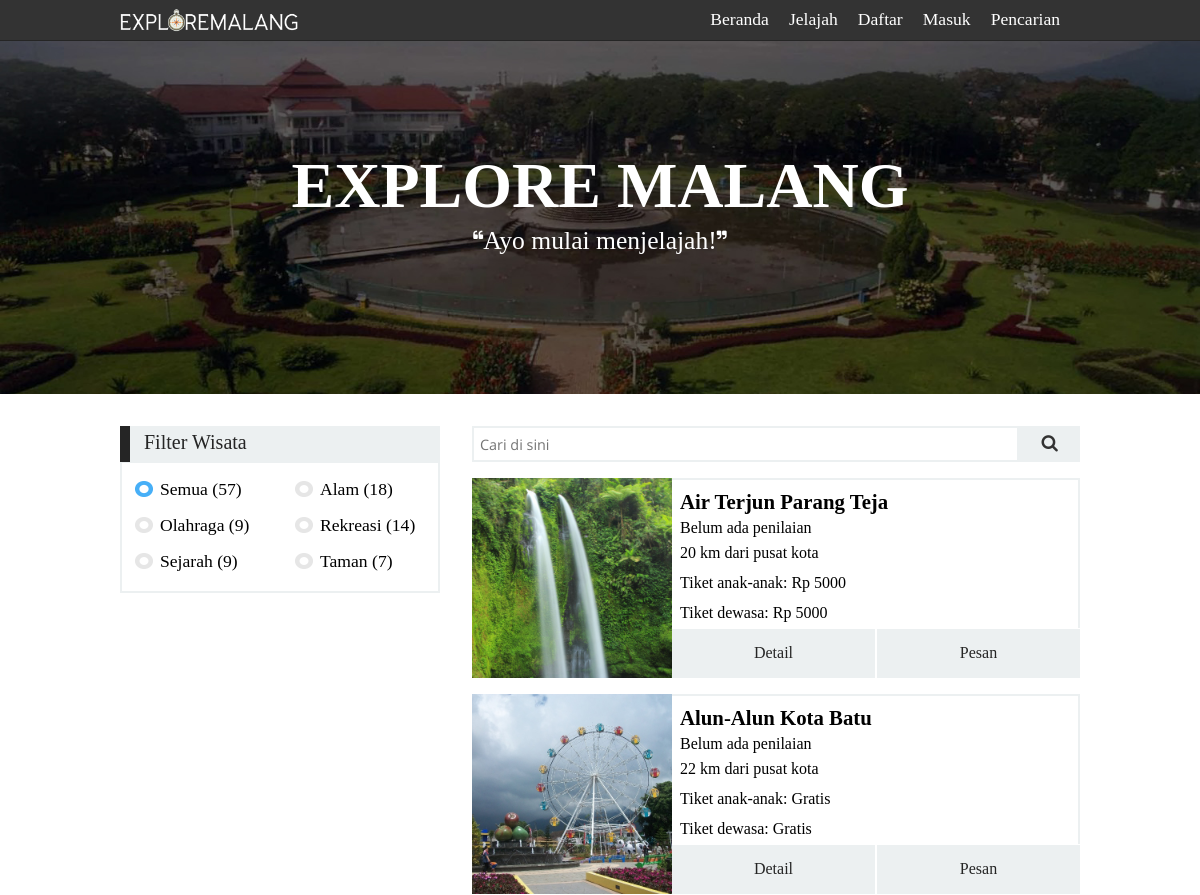
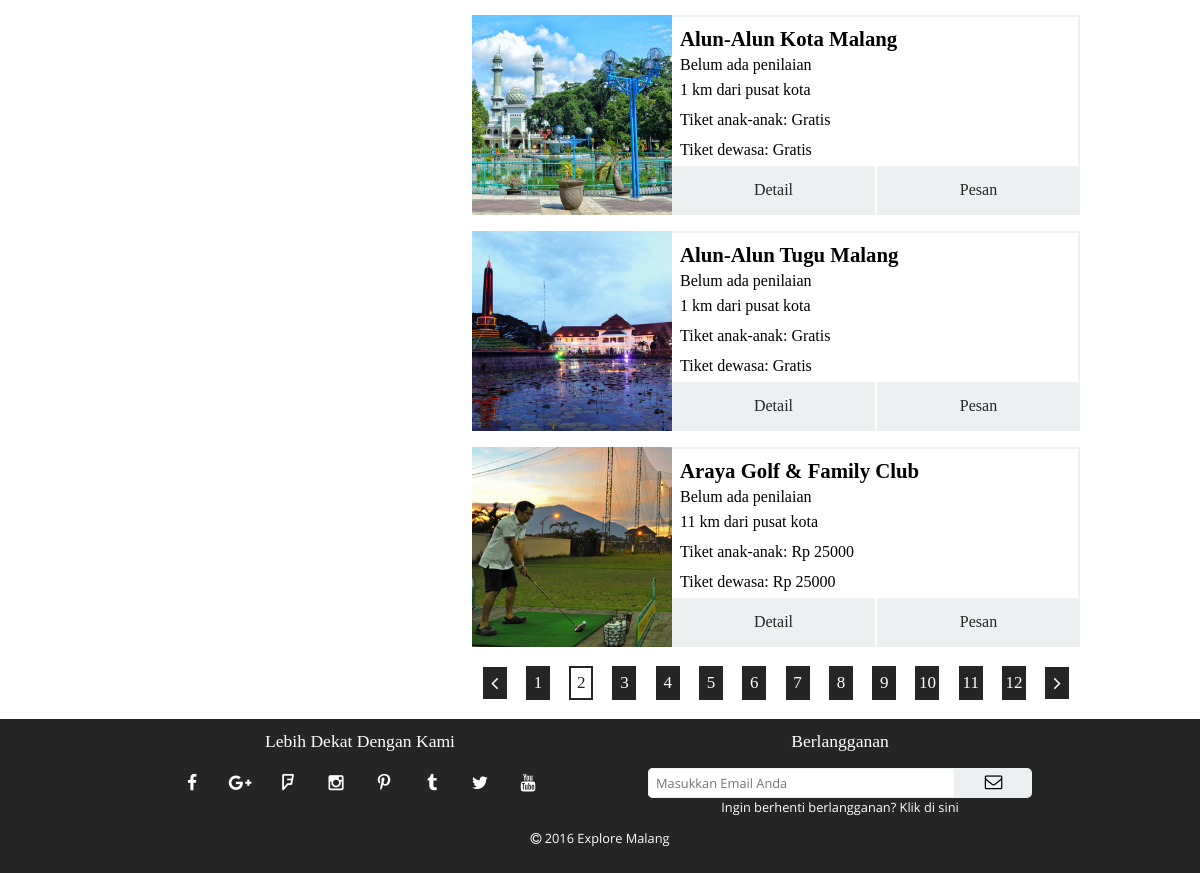
The app's page /explore.php?page=2 with its own data (2 pictures, top to bottom).
### tables this page shows
CREATE TABLE `tb_place` (
  `idplace` int(3) NOT NULL AUTO_INCREMENT,
  `name` varchar(50) NOT NULL,
  `description` text NOT NULL,
  `picture` varchar(50) NOT NULL DEFAULT 'css/img/place/',
  `category` enum('sport','park','recreation','history','nature') NOT NULL DEFAULT 'nature',
  `pricekid` int(10) NOT NULL DEFAULT '0',
  `priceadult` int(10) NOT NULL DEFAULT '0',
  `distance` int(3) NOT NULL DEFAULT '0',
  PRIMARY KEY (`idplace`)
);

### explore.php (the view, shortened to what the rows shown need)
<?php
    require 'template/template-upper.php';
    $tbl_name="tb_place";
?>
<link rel="stylesheet" type="text/css" href="css/explore.css">
<div id="explore-container">
    <table cellpadding="0" cellspacing="0">
        <tr>
            <td id="table-right">
                <?php
                    if (isset($_GET['search'])==true) {
                        $search=$_GET['search'];
                        $querys="SELECT * FROM $tbl_name WHERE name LIKE '%$search%'";
                        $result=mysql_query($querys);
                        $counting =mysql_num_rows($result);
                        if ($counting>0){
                            echo '<h5>';
                            echo 'Menampilkan hasil pencarian untuk: ';
                            echo $_GET['search'];
                            echo '</h5>';
                        }
                        else {
                            echo '<h5>';
                            echo 'Tidak menemukan hasil untuk pencarian: ';
                            echo $_GET['search'];
                            echo '</h5>';
                        }
                    }
                    else if (isset($_GET['category'])==false) {
                        $querys="SELECT * FROM $tbl_name";
                    }
                    $result=mysql_query($querys);
                    $count = 1;
                    while ($row = mysql_fetch_array($result)){
                        if (isset($_GET['page'])==true) {
                            $limit = $_GET['page'] * 5;
                            $limit = $limit-5;
                            if ($count <= $limit){
                                $count++;
                                continue;
                            }
                        }
                        echo '<div class="place-content">';
                        echo '<table cellpadding="0" cellspacing="0">';
                        echo '<tr>';
                        echo '<td class="picture-column" rowspan="6">';
                        echo '<img src="';
                        echo $row["picture"];
                        echo '">';
                        echo '</td>';
                        echo '<td class="name-column">';
                        echo '<h6>';
                        echo $row["name"];
                        echo '</h6>';
                        echo '</td>';
                        echo '</tr>';
                        echo '<tr>';
                        echo '<td class="rating-column">';
                        $tbl_name2 = "tb_review";
                        $ids = $row["idplace"];
                        $rating="SELECT * FROM $tbl_name2 WHERE idplace=$ids";
                        $result2=mysql_query($rating);
                        $count2=mysql_num_rows($result2);
                        if ($count2==0){
                            echo '<p>Belum ada penilaian</p>';
                        }
                        echo '</td>';
                        echo '</tr>';
                        echo '<tr>';
                        echo '<td class="distance-column">';
                        echo '<p> ';
                        echo $row["distance"];
                        echo ' km dari pusat kota</p>';
                        echo '</td>';
                        echo '</tr>';
                        echo '<tr>';
                        echo '<td class="price1-column">';
                        if ($row["pricekid"]==0){
                            echo '<p>Tiket anak-anak: Gratis';
                        }
                        else {
                            echo '<p>Tiket anak-anak: Rp ';
                            echo $row["pricekid"];
                            echo '</p>';
                        }
                        echo '</td>';
                        echo '</tr>';
                        echo '<tr>';
                        echo '<td class="price2-column">';
                        if ($row["priceadult"]==0){
                            echo '<p>Tiket dewasa: Gratis';
                        }
                        else {
                            echo '<p>Tiket dewasa: Rp ';
                            echo $row["priceadult"];
                            echo '</p>';
                        }
                        echo '</td>';
                        echo '</tr>';
                        echo '<tr>';
                        echo '<td class="button-column unselectable">';
                        echo '<a href="places.php?id=';
                        echo $row["idplace"];
                        echo '">';
                        echo '<p id="detail">Detail</p>';
                        echo '</a>';
                        if (($row["priceadult"]==0)&&($row["pricekid"]==0)){
                            echo '<label for="no-need-pay-check">';
                            echo '<a>';
                            echo '<p>';
                            echo 'Pesan';
                            echo '</p>';
                            echo '</a>';
                            echo '</label>';
                        }
                        else {
                            echo '<a href="reservation.php?id=';
                            echo $row["idplace"];
                            echo '">';
                            echo '<p>Pesan</p>';
                            echo '</a>';
                        }
                        echo '</td>';
                        echo '</tr>';
                        echo '</table>';
                        echo '</div>';
                        if (isset($_GET['page'])==true) {
                            $max = $limit + 5;
                            if ($count == $max){
                                break;
                            }
                            else{
                                $count++;
                            }
                        }
                    }
                ?>
            </td>
        </tr>
    </table>
</div>
<?php
    require 'template/template-footer.php';
?>

### records on screen
tb_place: picture (picture), name "Air Terjun Parang Teja", distance "20", pricekid "5000", priceadult "5000"
tb_place: picture (picture), name "Alun-Alun Kota Batu", distance "22", pricekid "Tiket anak-anak: Gratis", priceadult "Tiket dewasa: Gratis"
tb_place: picture (picture), name "Alun-Alun Kota Malang", distance "1", pricekid "Tiket anak-anak: Gratis", priceadult "Tiket dewasa: Gratis"
tb_place: picture (picture), name "Alun-Alun Tugu Malang", distance "1", pricekid "Tiket anak-anak: Gratis", priceadult "Tiket dewasa: Gratis"
tb_place: picture (picture), name "Araya Golf & Family Club", distance "11", pricekid "25000", priceadult "25000"

### other values on screen
$count "57"
$count "18"
$count "9"
$count "14"
$count "7"
$counter+1 "12"
